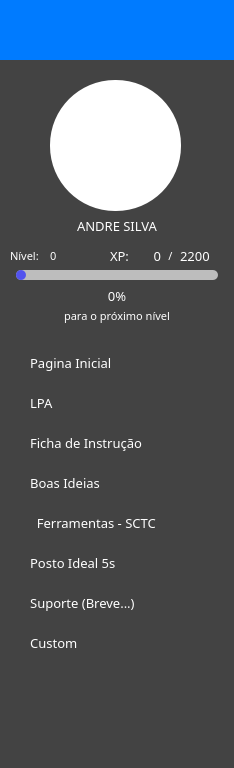
   <widget class="QWidget" name="sidebar" native="true">
    <property name="geometry">
     <rect>
      <x>0</x>
      <y>0</y>
      <width>234</width>
      <height>768</height>
     </rect>
    </property>
    <property name="styleSheet">
     <string notr="true">background-color:rgb(67,67,67);</string>
    </property>
    <widget class="QWidget" name="logo_container" native="true">
     <property name="geometry">
      <rect>
       <x>0</x>
       <y>0</y>
       <width>234</width>
       <height>60</height>
      </rect>
     </property>
     <property name="styleSheet">
      <string notr="true">background-color:rgb(0,123,255);</string>
     </property>
     <widget class="QWidget" name="aio_logo" native="true">
      <property name="enabled">
       <bool>true</bool>
      </property>
      <property name="geometry">
       <rect>
        <x>-68</x>
        <y>-25</y>
        <width>381</width>
        <height>111</height>
       </rect>
      </property>
      <property name="styleSheet">
       <string notr="true">border-image: url(:/Img/logoteste.png)</string>
      </property>
     </widget>
    </widget>
    <widget class="QFrame" name="usercard">
     <property name="geometry">
      <rect>
       <x>0</x>
       <y>60</y>
       <width>231</width>
       <height>250</height>
      </rect>
     </property>
     <property name="styleSheet">
      <string notr="true">border:none;</string>
     </property>
     <property name="frameShape">
      <enum>QFrame::StyledPanel</enum>
     </property>
     <property name="frameShadow">
      <enum>QFrame::Raised</enum>
     </property>
     <widget class="QLabel" name="lbl_value_name">
      <property name="geometry">
       <rect>
        <x>0</x>
        <y>150</y>
        <width>234</width>
        <height>31</height>
       </rect>
      </property>
      <property name="font">
       <font>
        <family>Inter UI</family>
        <pointsize>10</pointsize>
        <weight>50</weight>
        <bold>false</bold>
       </font>
      </property>
      <property name="styleSheet">
       <string notr="true">color: white;</string>
      </property>
      <property name="text">
       <string>ANDRE SILVA</string>
      </property>
      <property name="alignment">
       <set>Qt::AlignCenter</set>
      </property>
     </widget>
     <widget class="QWidget" name="bar_atual" native="true">
      <property name="geometry">
       <rect>
        <x>16</x>
        <y>210</y>
        <width>202</width>
        <height>10</height>
       </rect>
      </property>
      <property name="styleSheet">
       <string notr="true">background-color:rgba(220,220,220,0.8);border-radius:5px;</string>
      </property>
     </widget>
     <widget class="QWidget" name="bar_total" native="true">
      <property name="geometry">
       <rect>
        <x>16</x>
        <y>210</y>
        <width>10</width>
        <height>10</height>
       </rect>
      </property>
      <property name="styleSheet">
       <string notr="true">background-color:#5253ee;border-radius:5px;</string>
      </property>
     </widget>
     <widget class="QLabel" name="lbl_nivel">
      <property name="geometry">
       <rect>
        <x>10</x>
        <y>180</y>
        <width>40</width>
        <height>31</height>
       </rect>
      </property>
      <property name="font">
       <font>
        <family>Inter UI</family>
        <pointsize>8</pointsize>
        <weight>50</weight>
        <bold>false</bold>
       </font>
      </property>
      <property name="styleSheet">
       <string notr="true">background-color:transparent;color: white;</string>
      </property>
      <property name="text">
       <string>Nível:</string>
      </property>
      <property name="alignment">
       <set>Qt::AlignLeading|Qt::AlignLeft|Qt::AlignVCenter</set>
      </property>
     </widget>
     <widget class="QLabel" name="lbl_xp">
      <property name="geometry">
       <rect>
        <x>110</x>
        <y>180</y>
        <width>21</width>
        <height>31</height>
       </rect>
      </property>
      <property name="font">
       <font>
        <family>Inter UI</family>
        <pointsize>10</pointsize>
        <weight>50</weight>
        <bold>false</bold>
       </font>
      </property>
      <property name="styleSheet">
       <string notr="true">background-color:transparent;color: white;</string>
      </property>
      <property name="text">
       <string>XP:</string>
      </property>
      <property name="alignment">
       <set>Qt::AlignLeading|Qt::AlignLeft|Qt::AlignVCenter</set>
      </property>
     </widget>
     <widget class="QLabel" name="lbl_value_level">
      <property name="geometry">
       <rect>
        <x>50</x>
        <y>180</y>
        <width>80</width>
        <height>31</height>
       </rect>
      </property>
      <property name="font">
       <font>
        <family>Inter UI</family>
        <pointsize>8</pointsize>
        <weight>50</weight>
        <bold>false</bold>
       </font>
      </property>
      <property name="styleSheet">
       <string notr="true">background-color:transparent;color: white;</string>
      </property>
      <property name="text">
       <string>0</string>
      </property>
      <property name="alignment">
       <set>Qt::AlignLeading|Qt::AlignLeft|Qt::AlignVCenter</set>
      </property>
     </widget>
     <widget class="QLabel" name="lbl_value_xp_atual">
      <property name="geometry">
       <rect>
        <x>120</x>
        <y>180</y>
        <width>41</width>
        <height>31</height>
       </rect>
      </property>
      <property name="font">
       <font>
        <family>Inter UI</family>
        <pointsize>10</pointsize>
        <weight>50</weight>
        <bold>false</bold>
       </font>
      </property>
      <property name="styleSheet">
       <string notr="true">background-color:transparent;color: white;</string>
      </property>
      <property name="text">
       <string>0</string>
      </property>
      <property name="alignment">
       <set>Qt::AlignRight|Qt::AlignTrailing|Qt::AlignVCenter</set>
      </property>
     </widget>
     <widget class="QLabel" name="lbl_barra">
      <property name="geometry">
       <rect>
        <x>130</x>
        <y>180</y>
        <width>81</width>
        <height>31</height>
       </rect>
      </property>
      <property name="font">
       <font>
        <family>Inter UI</family>
        <pointsize>8</pointsize>
        <weight>50</weight>
        <bold>false</bold>
       </font>
      </property>
      <property name="styleSheet">
       <string notr="true">background-color:transparent;color: white;</string>
      </property>
      <property name="text">
       <string>/</string>
      </property>
      <property name="alignment">
       <set>Qt::AlignCenter</set>
      </property>
     </widget>
     <widget class="QLabel" name="lbl_value_xp_total">
      <property name="geometry">
       <rect>
        <x>180</x>
        <y>180</y>
        <width>41</width>
        <height>31</height>
       </rect>
      </property>
      <property name="font">
       <font>
        <family>Inter UI</family>
        <pointsize>10</pointsize>
        <weight>50</weight>
        <bold>false</bold>
       </font>
      </property>
      <property name="styleSheet">
       <string notr="true">background-color:transparent;color: white;</string>
      </property>
      <property name="text">
       <string>2200</string>
      </property>
      <property name="alignment">
       <set>Qt::AlignLeading|Qt::AlignLeft|Qt::AlignVCenter</set>
      </property>
     </widget>
     <widget class="QLabel" name="lbl_value_percnextlvl">
      <property name="geometry">
       <rect>
        <x>0</x>
        <y>220</y>
        <width>234</width>
        <height>31</height>
       </rect>
      </property>
      <property name="font">
       <font>
        <family>Inter UI</family>
        <pointsize>10</pointsize>
        <weight>50</weight>
        <bold>false</bold>
       </font>
      </property>
      <property name="styleSheet">
       <string notr="true">background-color:transparent;color: white;</string>
      </property>
      <property name="text">
       <string>0%</string>
      </property>
      <property name="alignment">
       <set>Qt::AlignCenter</set>
      </property>
     </widget>
     <widget class="QLabel" name="lbl_user_avatar">
      <property name="geometry">
       <rect>
        <x>50</x>
        <y>20</y>
        <width>131</width>
        <height>131</height>
       </rect>
      </property>
      <property name="styleSheet">
       <string notr="true">image: url(:/Img/LogoJabil.png);
background-color:white;
border-radius:65px;</string>
      </property>
      <property name="text">
       <string/>
      </property>
     </widget>
    </widget>
    <widget class="QFrame" name="sidebar_apps">
     <property name="geometry">
      <rect>
       <x>0</x>
       <y>330</y>
       <width>234</width>
       <height>461</height>
      </rect>
     </property>
     <property name="styleSheet">
      <string notr="true">border:none;</string>
     </property>
     <property name="frameShape">
      <enum>QFrame::StyledPanel</enum>
     </property>
     <property name="frameShadow">
      <enum>QFrame::Raised</enum>
     </property>
     <widget class="QPushButton" name="btn_homepage">
      <property name="geometry">
       <rect>
        <x>0</x>
        <y>12</y>
        <width>234</width>
        <height>41</height>
       </rect>
      </property>
      <property name="font">
       <font>
        <family>Inter UI</family>
        <pointsize>10</pointsize>
        <weight>50</weight>
        <bold>false</bold>
       </font>
      </property>
      <property name="styleSheet">
       <string notr="true">QPushButton {
color:white;text-align:left;padding-left:20px;border:none;
}

QPushButton:hover {
color:white;text-align:left;padding-left:20px;border:none;background-color:#5253ee
}


</string>
      </property>
      <property name="text">
       <string>   Pagina Inicial</string>
      </property>
      <property name="icon">
       <iconset resource="resources.qrc">
        <normaloff>:/Img/painel-de-controle.png</normaloff>:/Img/painel-de-controle.png</iconset>
      </property>
      <property name="iconSize">
       <size>
        <width>22</width>
        <height>22</height>
       </size>
      </property>
     </widget>
     <widget class="QPushButton" name="btn_lpa">
      <property name="geometry">
       <rect>
        <x>0</x>
        <y>52</y>
        <width>234</width>
        <height>41</height>
       </rect>
      </property>
      <property name="font">
       <font>
        <family>Inter UI</family>
        <pointsize>10</pointsize>
        <weight>50</weight>
        <bold>false</bold>
       </font>
      </property>
      <property name="styleSheet">
       <string notr="true">QPushButton {
color:white;text-align:left;padding-left:20px;border:none;
}

QPushButton:hover {
color:white;text-align:left;padding-left:20px;border:none;background-color:#5253ee
}


</string>
      </property>
      <property name="text">
       <string>   LPA</string>
      </property>
      <property name="icon">
       <iconset resource="resources.qrc">
        <normaloff>:/Img/lista.png</normaloff>:/Img/lista.png</iconset>
      </property>
      <property name="iconSize">
       <size>
        <width>22</width>
        <height>22</height>
       </size>
      </property>
     </widget>
     <widget class="QPushButton" name="btn_instruction_sheet">
      <property name="geometry">
       <rect>
        <x>0</x>
        <y>92</y>
        <width>234</width>
        <height>41</height>
       </rect>
      </property>
      <property name="font">
       <font>
        <family>Inter UI</family>
        <pointsize>10</pointsize>
        <weight>50</weight>
        <bold>false</bold>
       </font>
      </property>
      <property name="styleSheet">
       <string notr="true">QPushButton {
color:white;text-align:left;padding-left:20px;border:none;
}

QPushButton:hover {
color:white;text-align:left;padding-left:20px;border:none;background-color:#5253ee
}


</string>
      </property>
      <property name="text">
       <string>   Ficha de Instrução</string>
      </property>
      <property name="icon">
       <iconset resource="resources.qrc">
        <normaloff>:/Img/estrategia.png</normaloff>:/Img/estrategia.png</iconset>
      </property>
      <property name="iconSize">
       <size>
        <width>22</width>
        <height>22</height>
       </size>
      </property>
     </widget>
     <widget class="QPushButton" name="btn_goodideas">
      <property name="geometry">
       <rect>
        <x>0</x>
        <y>132</y>
        <width>234</width>
        <height>41</height>
       </rect>
      </property>
      <property name="font">
       <font>
        <family>Inter UI</family>
        <pointsize>10</pointsize>
        <weight>50</weight>
        <bold>false</bold>
       </font>
      </property>
      <property name="styleSheet">
       <string notr="true">QPushButton {
color:white;text-align:left;padding-left:20px;border:none;
}

QPushButton:hover {
color:white;text-align:left;padding-left:20px;border:none;background-color:#5253ee
}


</string>
      </property>
      <property name="text">
       <string>   Boas Ideias</string>
      </property>
      <property name="icon">
       <iconset resource="resources.qrc">
        <normaloff>:/Img/ideia.png</normaloff>:/Img/ideia.png</iconset>
      </property>
      <property name="iconSize">
       <size>
        <width>22</width>
        <height>22</height>
       </size>
      </property>
     </widget>
     <widget class="QPushButton" name="btn_support">
      <property name="geometry">
       <rect>
        <x>0</x>
        <y>252</y>
        <width>234</width>
        <height>41</height>
       </rect>
      </property>
      <property name="font">
       <font>
        <family>Inter UI</family>
        <pointsize>10</pointsize>
        <weight>50</weight>
        <bold>false</bold>
       </font>
      </property>
      <property name="styleSheet">
       <string notr="true">QPushButton {
color:white;text-align:left;padding-left:20px;border:none;
}

QPushButton:hover {
color:white;text-align:left;padding-left:20px;border:none;background-color:#5253ee
}


</string>
      </property>
      <property name="text">
       <string>   Suporte (Breve...)</string>
      </property>
      <property name="icon">
       <iconset resource="resources.qrc">
        <normaloff>:/Img/bxs-watch-alt.png</normaloff>:/Img/bxs-watch-alt.png</iconset>
      </property>
      <property name="iconSize">
       <size>
        <width>22</width>
        <height>22</height>
       </size>
      </property>
     </widget>
     <widget class="QPushButton" name="btn_5s">
      <property name="geometry">
       <rect>
        <x>0</x>
        <y>212</y>
        <width>234</width>
        <height>41</height>
       </rect>
      </property>
      <property name="font">
       <font>
        <family>Inter UI</family>
        <pointsize>10</pointsize>
        <weight>50</weight>
        <bold>false</bold>
       </font>
      </property>
      <property name="styleSheet">
       <string notr="true">QPushButton {
color:white;text-align:left;padding-left:20px;border:none;
}

QPushButton:hover {
color:white;text-align:left;padding-left:20px;border:none;background-color:#5253ee
}


</string>
      </property>
      <property name="text">
       <string>   Posto Ideal 5s</string>
      </property>
      <property name="icon">
       <iconset resource="resources.qrc">
        <normaloff>:/Img/posto-de-trabalho.png</normaloff>:/Img/posto-de-trabalho.png</iconset>
      </property>
      <property name="iconSize">
       <size>
        <width>22</width>
        <height>22</height>
       </size>
      </property>
     </widget>
     <widget class="QPushButton" name="btn_SCTC">
      <property name="geometry">
       <rect>
        <x>0</x>
        <y>172</y>
        <width>234</width>
        <height>41</height>
       </rect>
      </property>
      <property name="font">
       <font>
        <family>Inter UI</family>
        <pointsize>10</pointsize>
        <weight>50</weight>
        <bold>false</bold>
       </font>
      </property>
      <property name="styleSheet">
       <string notr="true">QPushButton {
color:white;text-align:left;padding-left:20px;border:none;
}

QPushButton:hover {
color:white;text-align:left;padding-left:20px;border:none;background-color:#5253ee
}


</string>
      </property>
      <property name="text">
       <string>     Ferramentas - SCTC</string>
      </property>
      <property name="icon">
       <iconset resource="resources.qrc">
        <normaloff>:/Img/chave-inglesa.png</normaloff>:/Img/chave-inglesa.png</iconset>
      </property>
      <property name="iconSize">
       <size>
        <width>22</width>
        <height>22</height>
       </size>
      </property>
     </widget>
     <widget class="QPushButton" name="btn_custom">
      <property name="geometry">
       <rect>
        <x>0</x>
        <y>292</y>
        <width>234</width>
        <height>41</height>
       </rect>
      </property>
      <property name="font">
       <font>
        <family>Inter UI</family>
        <pointsize>10</pointsize>
        <weight>50</weight>
        <bold>false</bold>
       </font>
      </property>
      <property name="styleSheet">
       <string notr="true">QPushButton {
color:white;text-align:left;padding-left:20px;border:none;
}

QPushButton:hover {
color:white;text-align:left;padding-left:20px;border:none;background-color:#5253ee
}


</string>
      </property>
      <property name="text">
       <string>   Custom</string>
      </property>
      <property name="icon">
       <iconset resource="resources.qrc">
        <normaloff>:/Img/edit.png</normaloff>:/Img/edit.png</iconset>
      </property>
      <property name="iconSize">
       <size>
        <width>22</width>
        <height>22</height>
       </size>
      </property>
     </widget>
     <zorder>btn_homepage</zorder>
     <zorder>btn_instruction_sheet</zorder>
     <zorder>btn_5s</zorder>
     <zorder>btn_lpa</zorder>
     <zorder>btn_support</zorder>
     <zorder>btn_goodideas</zorder>
     <zorder>btn_SCTC</zorder>
     <zorder>btn_custom</zorder>
    </widget>
    <widget class="QLabel" name="lbl_progress">
     <property name="geometry">
      <rect>
       <x>0</x>
       <y>300</y>
       <width>234</width>
       <height>31</height>
      </rect>
     </property>
     <property name="font">
      <font>
       <family>Inter UI</family>
       <pointsize>8</pointsize>
       <weight>50</weight>
       <bold>false</bold>
      </font>
     </property>
     <property name="styleSheet">
      <string notr="true">background-color:transparent;color: white;</string>
     </property>
     <property name="text">
      <string>para o próximo nível</string>
     </property>
     <property name="alignment">
      <set>Qt::AlignCenter</set>
     </property>
    </widget>
    <zorder>sidebar_apps</zorder>
    <zorder>logo_container</zorder>
    <zorder>usercard</zorder>
    <zorder>lbl_progress</zorder>
   </widget>
